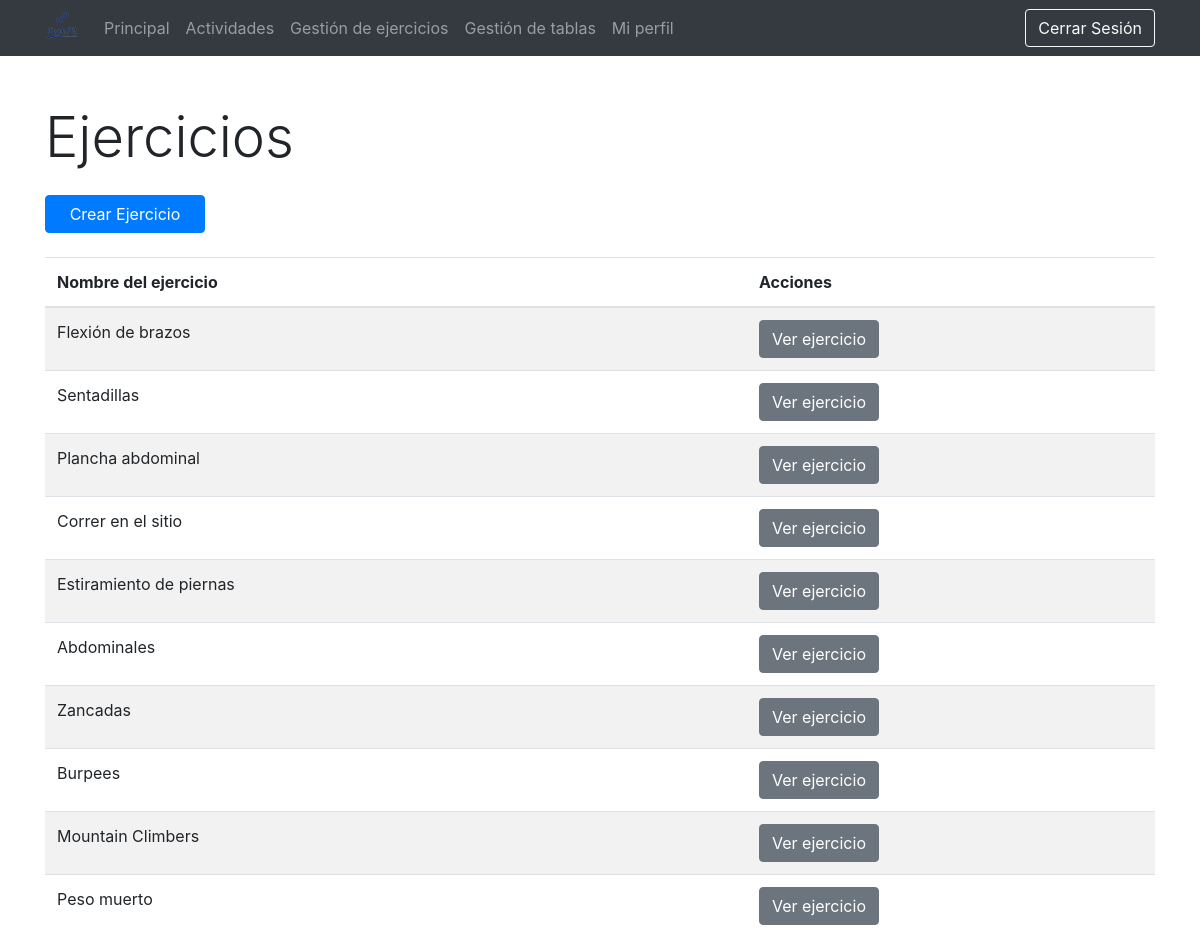
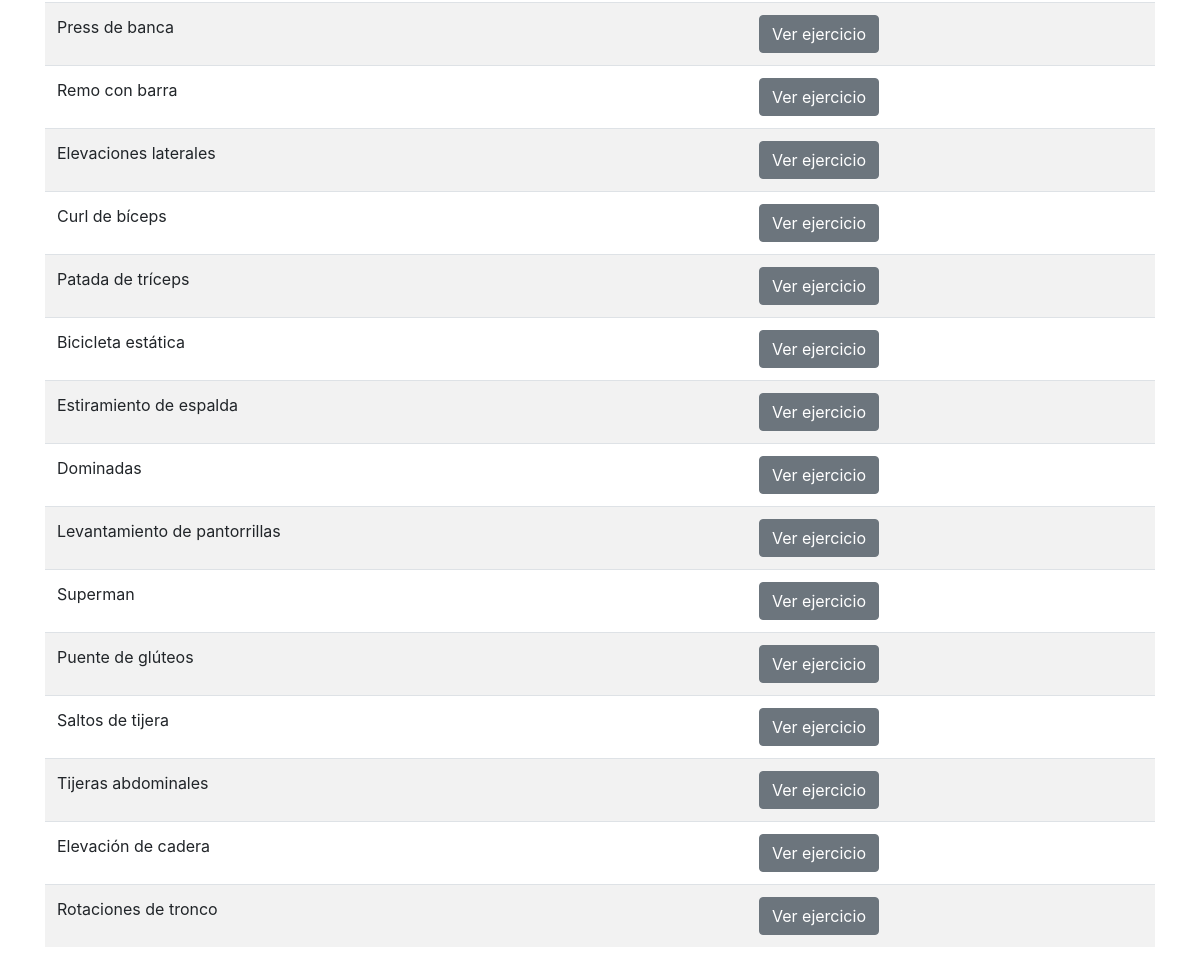
Screenshot of /vistas/gestionarEjercicios.php (signed in) with the database file from the repository (2 pictures, top to bottom).
### tables this page shows
CREATE TABLE IF NOT EXISTS `ejercicio` (
  `idEjercicio` int(11) NOT NULL AUTO_INCREMENT,
  `nombre` varchar(45) NOT NULL,
  `descripcion` varchar(200) DEFAULT NULL,
  `tipo` varchar(45) DEFAULT NULL,
  `tiempo` varchar(15) DEFAULT NULL,
  `peso` int(3) DEFAULT NULL,
  `repeticiones` varchar(25) DEFAULT NULL,
  `URLImagen` longblob DEFAULT NULL,
  `contador` int(11) DEFAULT 0,
  PRIMARY KEY (`idEjercicio`)
);

### modelos/m_gestionarEjercicios.php (called while the page is built, shortened)
<?php
require_once '../controladores/controlador_ejercicio.php';
class m_gestionarEjercicios
{
  public function getDatosEjercicios()
  {
    $bd = conexion_BD();
    $sql = "SELECT * FROM ejercicio";
    $result = mysqli_query($bd, $sql);
    return $result;
  }
}

### controladores/controlador_ejercicio.php (called while the page is built, shortened)
<?php
require_once '../modelos/m_gestionarEjercicios.php';
class controlador_ejercicio
{
public static function devolverDatosEjercicios()
  {
  	$m_gestionarEjercicios = new m_gestionarEjercicios();
		return $m_gestionarEjercicios->getDatosEjercicios();
 }
}
?>

### vistas/gestionarEjercicios.php (the view, shortened to what this page needs)
<?php
require 'head.php';
require_once '../controladores/controlador_ejercicio.php';
$result = controlador_ejercicio::devolverDatosEjercicios();
if (isset($_SESSION['userID'])  && $_SESSION['connected'] == true && $_SESSION['userType'] == 'Administrador') {
?>
  <body>
    <?php require 'header_admin.php' ?>
    <div class="container">
      <h1 class="display-4 mt-5 mb-4">Ejercicios</h1>
      <div class="row">
        <div class="col-xs-12 col-sm-4 col-md-4 col-lg-2">
          <a href="altaEjercicio.php" class="btn btn-primary btn-block">Crear Ejercicio</a>
        </div>
      </div>
      <div class="table-responsive mt-4">
        <table class="table table-striped">
          <thead>
            <tr>
              <th>Nombre del ejercicio</th>
              <th>Acciones</th>
            </tr>
          </thead>
          <tbody>
            <?php foreach ($result as $reg) { ?>
              <tr>
                <td><?php echo $reg['nombre']; ?></td>
                <td>
                  <a href="verEjercicio.php?id=<?php echo $reg['idEjercicio']; ?>" class="btn btn-secondary">Ver ejercicio</a>
                </td>
              </tr>
            <?php } ?>
          </tbody>
        </table>
      </div>
    </div>
  </body>
  </html>
  <?php
} else {
  if (isset($_SESSION['userID'])  && $_SESSION['connected'] == true && $_SESSION['userType'] == 'Entrenador') {
  ?>
    <?php
    require 'head.php';
    ?>
<body>
<?php require 'header_entrenador.php' ?>
<div class="container">
  <h1 class="display-4 mt-5 mb-4">Ejercicios</h1>
  <div class="row">
    <div class="col-xs-12 col-sm-4 col-md-4 col-lg-2">
      <a href="altaEjercicio.php" class="btn btn-primary btn-block">Crear Ejercicio</a>
    </div>
  </div>
  <div class="table-responsive mt-4">
    <table class="table table-striped">
      <thead>
        <tr>
          <th>Nombre del ejercicio</th>
          <th>Acciones</th>
        </tr>
      </thead>
      <tbody>
        <?php foreach ($result as $reg) { ?>
          <tr>
            <td><?php echo $reg['nombre']; ?></td>
            <td>
              <a href="verEjercicio.php?id=<?php echo $reg['idEjercicio']; ?>" class="btn btn-secondary">Ver ejercicio</a>
            </td>
          </tr>
        <?php } ?>
      </tbody>
    </table>
  </div>
</div>
</body>
<?php
  }
}
?>

### vistas/head.php (shortened to what this page needs)
<!DOCTYPE html>
<html lang="en">
<head>
    <link rel="stylesheet" href="https://cdn.jsdelivr.net/npm/bootstrap@4.4.1/dist/css/bootstrap.min.css">
    <link rel="stylesheet" href="https://cdn.datatables.net/2.0.7/css/dataTables.dataTables.css" />
</head>

### vistas/header_entrenador.php (shortened to what this page needs)
<header>
	<nav class="navbar navbar-expand-lg navbar-dark bg-dark">
		<div class="container">
			<a class="navbar-brand" href="principal.php">
				<img src="../images/logo.png" alt="Logo" height="30" style="margin-top: -10px;">
			</a>
			<div class="collapse navbar-collapse" id="navbarNav">
				<ul class="navbar-nav mr-auto">
					<li class="nav-item">
						<a class="nav-link" href="../vistas/entrenador.php">Principal</a>
					</li>
					<li class="nav-item">
						<a class="nav-link" href="../vistas/gestionarActividades.php">Actividades</a>
					</li>
					<li class="nav-item">
						<a class="nav-link" href="../vistas/gestionarEjercicios.php">Gestión de ejercicios</a>
					</li>
					<li class="nav-item">
						<a class="nav-link" href="../vistas/gestionarTablas.php">Gestión de tablas</a>
					</li>
					<li class="nav-item">
						<a class="nav-link" href="../vistas/verPerfil.php">Mi perfil</a>
					</li>
				</ul>
				<ul class="navbar-nav">
					<li class="nav-item">
						<form action="../funciones/cerrar.php">
							<button type="submit" class="btn btn-outline-light">Cerrar Sesión</button>
						</form>
					</li>
				</ul>
			</div>
		</div>
	</nav>
</header>

### rows the page displays
ejercicio: nombre "Flexión de brazos"
ejercicio: nombre "Sentadillas"
ejercicio: nombre "Plancha abdominal"
ejercicio: nombre "Correr en el sitio"
ejercicio: nombre "Estiramiento de piernas"
ejercicio: nombre "Abdominales"
ejercicio: nombre "Zancadas"
ejercicio: nombre "Burpees"
ejercicio: nombre "Mountain Climbers"
ejercicio: nombre "Peso muerto"
ejercicio: nombre "Press de banca"
ejercicio: nombre "Remo con barra"
ejercicio: nombre "Elevaciones laterales"
ejercicio: nombre "Curl de bíceps"
ejercicio: nombre "Patada de tríceps"
ejercicio: nombre "Bicicleta estática"
ejercicio: nombre "Estiramiento de espalda"
ejercicio: nombre "Dominadas"
ejercicio: nombre "Levantamiento de pantorrillas"
ejercicio: nombre "Superman"
ejercicio: nombre "Puente de glúteos"
ejercicio: nombre "Saltos de tijera"
ejercicio: nombre "Tijeras abdominales"
ejercicio: nombre "Elevación de cadera"
ejercicio: nombre "Rotaciones de tronco"
